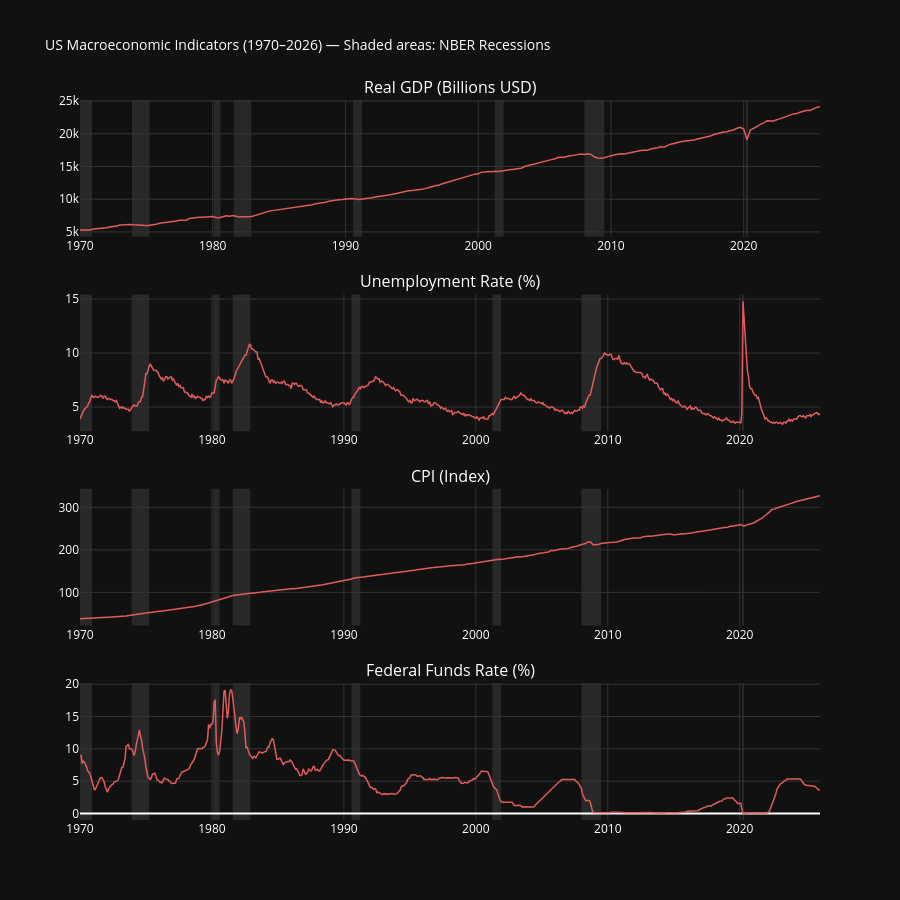

Notebook cell for this chart:
### Code cell
# identifica inicio e fim de cada recessão
rec = recessions.copy()
starts = rec[(rec == 1) & (rec.shift(1) == 0)].index.tolist()
ends = rec[(rec == 0) & (rec.shift(1) == 1)].index.tolist()

# se começou em recessão em 1970, adiciona o início manualmente
if rec.iloc[0] == 1:
    starts = [rec.index[0]] + starts

# garante mesmo número de pares
pairs = list(zip(starts, ends[:len(starts)]))

# gráfico
series = {
    "Real GDP (Billions USD)": df["gdp_real"],
    "Unemployment Rate (%)": df["unemployment"],
    "CPI (Index)": df["cpi"],
    "Federal Funds Rate (%)": df["fed_funds_rate"],
}

fig = make_subplots(
    rows=4, cols=1,
    shared_xaxes=False,
    subplot_titles=list(series.keys()),
    vertical_spacing=0.08
)

for i, (title, data) in enumerate(series.items(), start=1):
    fig.add_trace(
        go.Scatter(
            x=data.dropna().index,
            y=data.dropna().values,
            mode="lines",
            line=dict(color="#e05c5c", width=1.5),
            name=title,
        ),
        row=i, col=1
    )

# adiciona faixas de recessão em todos os subplots
for start, end in pairs:
    for row in range(1, 5):
        fig.add_vrect(
            x0=start, x1=end,
            fillcolor="gray",
            opacity=0.2,
            layer="below",
            line_width=0,
            row=row, col=1
        )

fig.update_layout(
    height=900,
    title_text="US Macroeconomic Indicators (1970–2026) — Shaded areas: NBER Recessions",
    title_font_size=14,
    paper_bgcolor="#111111",
    plot_bgcolor="#111111",
    font=dict(color="white"),
    showlegend=False,
)

fig.update_xaxes(gridcolor="#333333", showgrid=True)
fig.update_yaxes(gridcolor="#333333", showgrid=True)

fig.show()
fig.write_html("../outputs/figures/01_macro_overview.html")

### Figure 1 — Plotly figure (JSON) as saved in the notebook; plotly's stock layout.template omitted (floating-point values rounded to 4 significant figures; data arrays with more than 128 entries replaced by an {"elided": "..."} marker saying what was removed)
{"data": [{"line": {"color": "#e05c5c", "width": 1.5}, "mode": "lines", "name": "Real GDP (Billions USD)", "type": "scatter", "x": {"elided": "224 str values"}, "xaxis": "x", "y": {"elided": "224 float values"}, "yaxis": "y"}, {"line": {"color": "#e05c5c", "width": 1.5}, "mode": "lines", "name": "Unemployment Rate (%)", "type": "scatter", "x": {"elided": "673 str values"}, "xaxis": "x2", "y": {"elided": "673 float values"}, "yaxis": "y2"}, {"line": {"color": "#e05c5c", "width": 1.5}, "mode": "lines", "name": "CPI (Index)", "type": "scatter", "x": {"elided": "673 str values"}, "xaxis": "x3", "y": {"elided": "673 float values"}, "yaxis": "y3"}, {"line": {"color": "#e05c5c", "width": 1.5}, "mode": "lines", "name": "Federal Funds Rate (%)", "type": "scatter", "x": {"elided": "674 str values"}, "xaxis": "x4", "y": {"elided": "674 float values"}, "yaxis": "y4"}], "layout": {"annotations": [{"font": {"size": 16}, "showarrow": false, "text": "Real GDP (Billions USD)", "x": 0.5, "xanchor": "center", "xref": "paper", "y": 1, "yanchor": "bottom", "yref": "paper"}, {"font": {"size": 16}, "showarrow": false, "text": "Unemployment Rate (%)", "x": 0.5, "xanchor": "center", "xref": "paper", "y": 0.73, "yanchor": "bottom", "yref": "paper"}, {"font": {"size": 16}, "showarrow": false, "text": "CPI (Index)", "x": 0.5, "xanchor": "center", "xref": "paper", "y": 0.46, "yanchor": "bottom", "yref": "paper"}, {"font": {"size": 16}, "showarrow": false, "text": "Federal Funds Rate (%)", "x": 0.5, "xanchor": "center", "xref": "paper", "y": 0.19, "yanchor": "bottom", "yref": "paper"}], "font": {"color": "white"}, "height": 900, "paper_bgcolor": "#111111", "plot_bgcolor": "#111111", "shapes": [{"fillcolor": "gray", "layer": "below", "line": {"width": 0}, "opacity": 0.2, "type": "rect", "x0": "1970-01-01T00:00:00", "x1": "1970-12-01T00:00:00", "xref": "x", "y0": 0, "y1": 1, "yref": "y domain"}, {"fillcolor": "gray", "layer": "below", "line": {"width": 0}, "opacity": 0.2, "type": "rect", "x0": "1970-01-01T00:00:00", "x1": "1970-12-01T00:00:00", "xref": "x2", "y0": 0, "y1": 1, "yref": "y2 domain"}, {"fillcolor": "gray", "layer": "below", "line": {"width": 0}, "opacity": 0.2, "type": "rect", "x0": "1970-01-01T00:00:00", "x1": "1970-12-01T00:00:00", "xref": "x3", "y0": 0, "y1": 1, "yref": "y3 domain"}, {"fillcolor": "gray", "layer": "below", "line": {"width": 0}, "opacity": 0.2, "type": "rect", "x0": "1970-01-01T00:00:00", "x1": "1970-12-01T00:00:00", "xref": "x4", "y0": 0, "y1": 1, "yref": "y4 domain"}, {"fillcolor": "gray", "layer": "below", "line": {"width": 0}, "opacity": 0.2, "type": "rect", "x0": "1973-12-01T00:00:00", "x1": "1975-04-01T00:00:00", "xref": "x", "y0": 0, "y1": 1, "yref": "y domain"}, {"fillcolor": "gray", "layer": "below", "line": {"width": 0}, "opacity": 0.2, "type": "rect", "x0": "1973-12-01T00:00:00", "x1": "1975-04-01T00:00:00", "xref": "x2", "y0": 0, "y1": 1, "yref": "y2 domain"}, {"fillcolor": "gray", "layer": "below", "line": {"width": 0}, "opacity": 0.2, "type": "rect", "x0": "1973-12-01T00:00:00", "x1": "1975-04-01T00:00:00", "xref": "x3", "y0": 0, "y1": 1, "yref": "y3 domain"}, {"fillcolor": "gray", "layer": "below", "line": {"width": 0}, "opacity": 0.2, "type": "rect", "x0": "1973-12-01T00:00:00", "x1": "1975-04-01T00:00:00", "xref": "x4", "y0": 0, "y1": 1, "yref": "y4 domain"}, {"fillcolor": "gray", "layer": "below", "line": {"width": 0}, "opacity": 0.2, "type": "rect", "x0": "1980-02-01T00:00:00", "x1": "1980-08-01T00:00:00", "xref": "x", "y0": 0, "y1": 1, "yref": "y domain"}, {"fillcolor": "gray", "layer": "below", "line": {"width": 0}, "opacity": 0.2, "type": "rect", "x0": "1980-02-01T00:00:00", "x1": "1980-08-01T00:00:00", "xref": "x2", "y0": 0, "y1": 1, "yref": "y2 domain"}, {"fillcolor": "gray", "layer": "below", "line": {"width": 0}, "opacity": 0.2, "type": "rect", "x0": "1980-02-01T00:00:00", "x1": "1980-08-01T00:00:00", "xref": "x3", "y0": 0, "y1": 1, "yref": "y3 domain"}, {"fillcolor": "gray", "layer": "below", "line": {"width": 0}, "opacity": 0.2, "type": "rect", "x0": "1980-02-01T00:00:00", "x1": "1980-08-01T00:00:00", "xref": "x4", "y0": 0, "y1": 1, "yref": "y4 domain"}, {"fillcolor": "gray", "layer": "below", "line": {"width": 0}, "opacity": 0.2, "type": "rect", "x0": "1981-08-01T00:00:00", "x1": "1982-12-01T00:00:00", "xref": "x", "y0": 0, "y1": 1, "yref": "y domain"}, {"fillcolor": "gray", "layer": "below", "line": {"width": 0}, "opacity": 0.2, "type": "rect", "x0": "1981-08-01T00:00:00", "x1": "1982-12-01T00:00:00", "xref": "x2", "y0": 0, "y1": 1, "yref": "y2 domain"}, {"fillcolor": "gray", "layer": "below", "line": {"width": 0}, "opacity": 0.2, "type": "rect", "x0": "1981-08-01T00:00:00", "x1": "1982-12-01T00:00:00", "xref": "x3", "y0": 0, "y1": 1, "yref": "y3 domain"}, {"fillcolor": "gray", "layer": "below", "line": {"width": 0}, "opacity": 0.2, "type": "rect", "x0": "1981-08-01T00:00:00", "x1": "1982-12-01T00:00:00", "xref": "x4", "y0": 0, "y1": 1, "yref": "y4 domain"}, {"fillcolor": "gray", "layer": "below", "line": {"width": 0}, "opacity": 0.2, "type": "rect", "x0": "1990-08-01T00:00:00", "x1": "1991-04-01T00:00:00", "xref": "x", "y0": 0, "y1": 1, "yref": "y domain"}, {"fillcolor": "gray", "layer": "below", "line": {"width": 0}, "opacity": 0.2, "type": "rect", "x0": "1990-08-01T00:00:00", "x1": "1991-04-01T00:00:00", "xref": "x2", "y0": 0, "y1": 1, "yref": "y2 domain"}, {"fillcolor": "gray", "layer": "below", "line": {"width": 0}, "opacity": 0.2, "type": "rect", "x0": "1990-08-01T00:00:00", "x1": "1991-04-01T00:00:00", "xref": "x3", "y0": 0, "y1": 1, "yref": "y3 domain"}, {"fillcolor": "gray", "layer": "below", "line": {"width": 0}, "opacity": 0.2, "type": "rect", "x0": "1990-08-01T00:00:00", "x1": "1991-04-01T00:00:00", "xref": "x4", "y0": 0, "y1": 1, "yref": "y4 domain"}, {"fillcolor": "gray", "layer": "below", "line": {"width": 0}, "opacity": 0.2, "type": "rect", "x0": "2001-04-01T00:00:00", "x1": "2001-12-01T00:00:00", "xref": "x", "y0": 0, "y1": 1, "yref": "y domain"}, {"fillcolor": "gray", "layer": "below", "line": {"width": 0}, "opacity": 0.2, "type": "rect", "x0": "2001-04-01T00:00:00", "x1": "2001-12-01T00:00:00", "xref": "x2", "y0": 0, "y1": 1, "yref": "y2 domain"}, {"fillcolor": "gray", "layer": "below", "line": {"width": 0}, "opacity": 0.2, "type": "rect", "x0": "2001-04-01T00:00:00", "x1": "2001-12-01T00:00:00", "xref": "x3", "y0": 0, "y1": 1, "yref": "y3 domain"}, {"fillcolor": "gray", "layer": "below", "line": {"width": 0}, "opacity": 0.2, "type": "rect", "x0": "2001-04-01T00:00:00", "x1": "2001-12-01T00:00:00", "xref": "x4", "y0": 0, "y1": 1, "yref": "y4 domain"}, {"fillcolor": "gray", "layer": "below", "line": {"width": 0}, "opacity": 0.2, "type": "rect", "x0": "2008-01-01T00:00:00", "x1": "2009-07-01T00:00:00", "xref": "x", "y0": 0, "y1": 1, "yref": "y domain"}, {"fillcolor": "gray", "layer": "below", "line": {"width": 0}, "opacity": 0.2, "type": "rect", "x0": "2008-01-01T00:00:00", "x1": "2009-07-01T00:00:00", "xref": "x2", "y0": 0, "y1": 1, "yref": "y2 domain"}, {"fillcolor": "gray", "layer": "below", "line": {"width": 0}, "opacity": 0.2, "type": "rect", "x0": "2008-01-01T00:00:00", "x1": "2009-07-01T00:00:00", "xref": "x3", "y0": 0, "y1": 1, "yref": "y3 domain"}, {"fillcolor": "gray", "layer": "below", "line": {"width": 0}, "opacity": 0.2, "type": "rect", "x0": "2008-01-01T00:00:00", "x1": "2009-07-01T00:00:00", "xref": "x4", "y0": 0, "y1": 1, "yref": "y4 domain"}, {"fillcolor": "gray", "layer": "below", "line": {"width": 0}, "opacity": 0.2, "type": "rect", "x0": "2020-03-01T00:00:00", "x1": "2020-05-01T00:00:00", "xref": "x", "y0": 0, "y1": 1, "yref": "y domain"}, {"fillcolor": "gray", "layer": "below", "line": {"width": 0}, "opacity": 0.2, "type": "rect", "x0": "2020-03-01T00:00:00", "x1": "2020-05-01T00:00:00", "xref": "x2", "y0": 0, "y1": 1, "yref": "y2 domain"}, {"fillcolor": "gray", "layer": "below", "line": {"width": 0}, "opacity": 0.2, "type": "rect", "x0": "2020-03-01T00:00:00", "x1": "2020-05-01T00:00:00", "xref": "x3", "y0": 0, "y1": 1, "yref": "y3 domain"}, {"fillcolor": "gray", "layer": "below", "line": {"width": 0}, "opacity": 0.2, "type": "rect", "x0": "2020-03-01T00:00:00", "x1": "2020-05-01T00:00:00", "xref": "x4", "y0": 0, "y1": 1, "yref": "y4 domain"}], "showlegend": false, "title": {"font": {"size": 14}, "text": "US Macroeconomic Indicators (1970–2026) — Shaded areas: NBER Recessions"}, "xaxis": {"anchor": "y", "domain": [0, 1], "gridcolor": "#333333", "showgrid": true}, "xaxis2": {"anchor": "y2", "domain": [0, 1], "gridcolor": "#333333", "showgrid": true}, "xaxis3": {"anchor": "y3", "domain": [0, 1], "gridcolor": "#333333", "showgrid": true}, "xaxis4": {"anchor": "y4", "domain": [0, 1], "gridcolor": "#333333", "showgrid": true}, "yaxis": {"anchor": "x", "domain": [0.81, 1], "gridcolor": "#333333", "showgrid": true}, "yaxis2": {"anchor": "x2", "domain": [0.54, 0.73], "gridcolor": "#333333", "showgrid": true}, "yaxis3": {"anchor": "x3", "domain": [0.27, 0.46], "gridcolor": "#333333", "showgrid": true}, "yaxis4": {"anchor": "x4", "domain": [0, 0.19], "gridcolor": "#333333", "showgrid": true}}}
